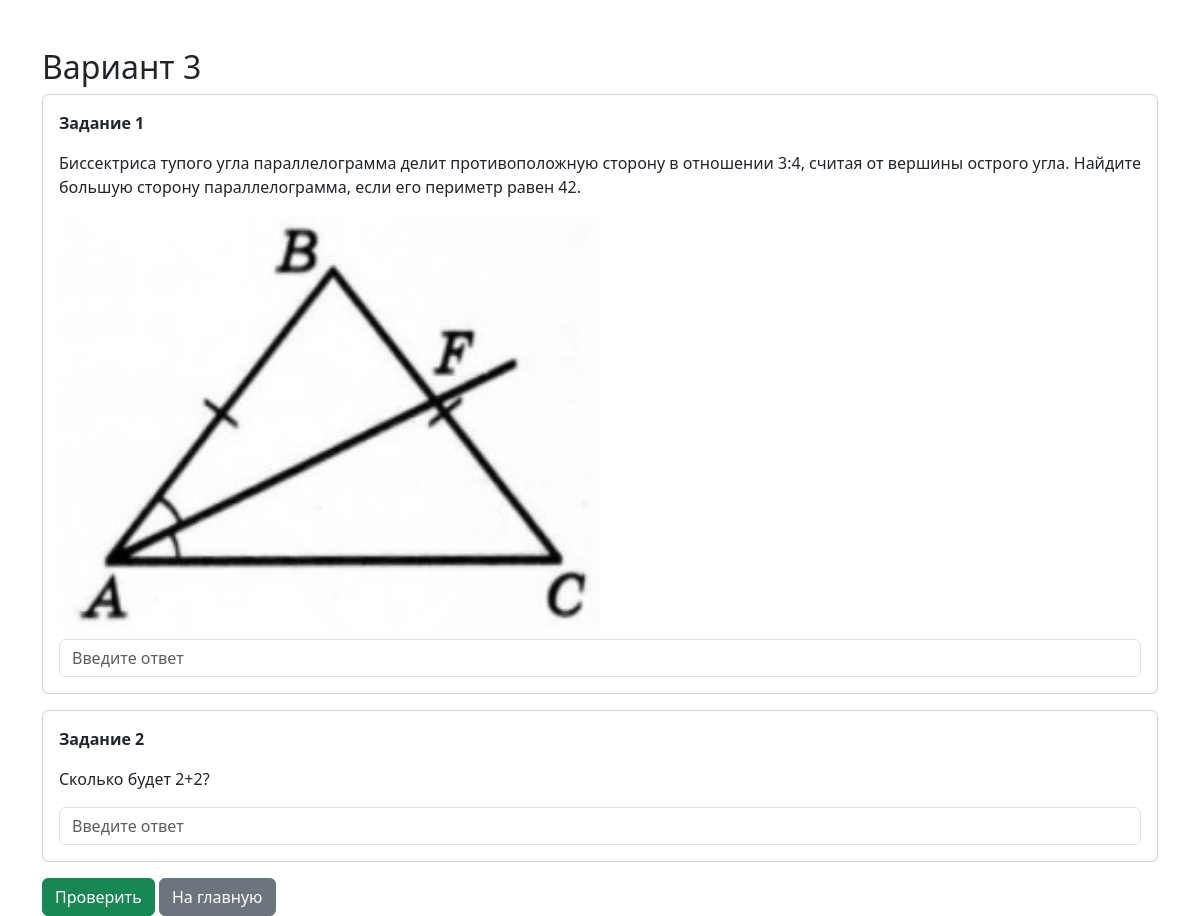
/variant/3, run on an earlier commit of the app's database.
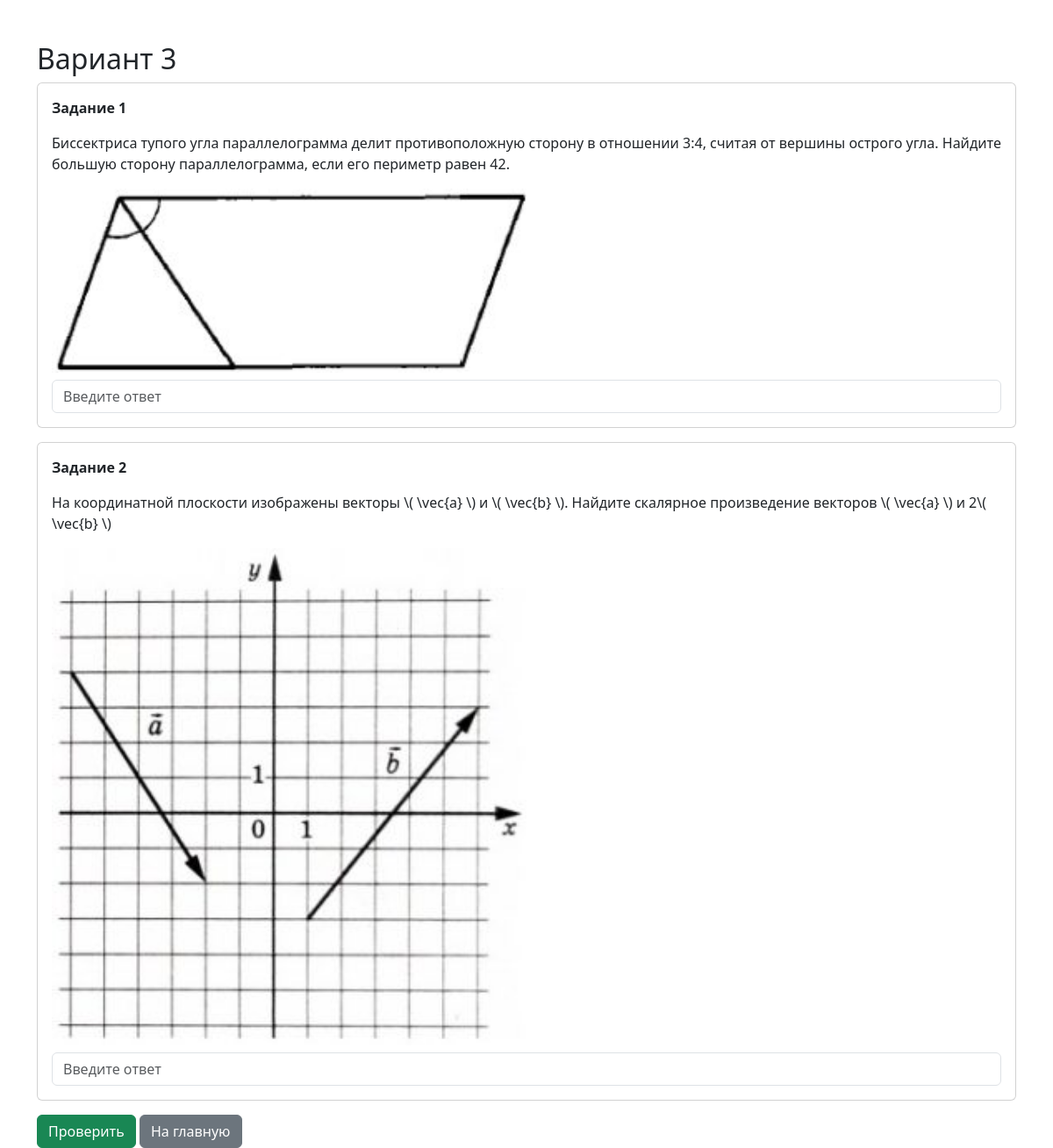
And on a later commit of the database.
### models.py (models this page shows)
class Task(db.Model):
    id = db.Column(db.Integer, primary_key=True)
    question = db.Column(db.Text, nullable=False)
    answer = db.Column(db.String(100), nullable=False)
    topic = db.Column(db.String(10), nullable=False)
    image_url = db.Column(db.String(255))

### main.py (the view)
@app.route('/variant/<int:var_num>')
def variant(var_num):
    tasks_topic1 = Task.query.filter_by(topic=1).order_by(Task.id).all()
    tasks_topic2 = Task.query.filter_by(topic=2).order_by(Task.id).all()
    idx1 = (var_num - 1) % len(tasks_topic1)
    idx2 = (var_num - 1) % len(tasks_topic2)
    task1 = tasks_topic1[idx1]
    task2 = tasks_topic2[idx2]
    tasks = [task1, task2]
    return render_template('variant.html', tasks=tasks, var_num=var_num)

### templates/variant.html
{% extends "base.html" %}
{% block content %}
<h2>Вариант {{ var_num }}</h2>
<form method="POST" action="/check_variant/{{ var_num }}">
    {% for task in tasks %}
    <div class="card p-3 mb-3">
        <p><b>Задание {{ loop.index }}</b></p>
        <p>{{ task.question }}</p>
        {% if task.image_url and task.image_url|trim and task.image_url != 'images/2/none.png' %}
            <img src="{{ url_for('static', filename=task.image_url) }}" class="img-fluid w-50 mb-2">
        {% endif %}
        <input type="text"
               name="answer_{{ task.id }}"
               class="form-control"
               placeholder="Введите ответ"
               >
    </div>
    {% endfor %}
    <button type="submit" class="btn btn-success">Проверить</button>
    <a href="{{ url_for('home') }}" class="btn btn-secondary">На главную</a>
</form>
{% endblock %}

### templates/base.html (shortened to what this page needs)
<!DOCTYPE html>
<html>
<head>
    <link href="https://cdn.jsdelivr.net/npm/bootstrap@5.3.0/dist/css/bootstrap.min.css" rel="stylesheet">
</head>
<body>
<div class="container mt-5">
    {% block content %}{% endblock %}
</div>
</body>
</html>

What changed in the data, as far as the page shows it:
no longer on this page (row edited): Task: question "Сколько будет 2+2?"
changed Task (number 1 of 2 on the later page): image_url: a different picture
now on this page (row edited): Task: question "На координатной плоскости изображены векторы \\( \\vec{a} \\) и \\( \\vec{b} \\). Найдите скалярное произведение векторов \\( \\vec{a} \\) и 2\\( \\vec{b} \\)", image_url (picture)
